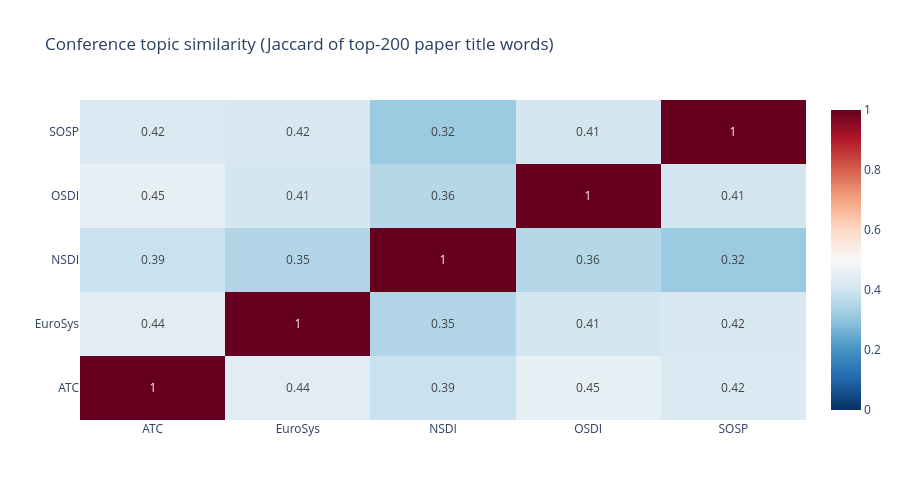

The cell this chart's notebook holds for it:
### Markdown cell above
## 5 · Conference topic-overlap

### Code cell
sim = conference_similarity(editions)
confs = sim.index.tolist()

fig = go.Figure(go.Heatmap(
    z=sim.values,
    x=confs,
    y=confs,
    colorscale="RdBu",
    reversescale=True,
    zmin=0, zmax=1,
    text=np.round(sim.values, 2),
    texttemplate="%{text}",
    hovertemplate="%{y} vs %{x}: %{z:.3f}<extra></extra>",
))
fig.update_layout(
    title="Conference topic similarity (Jaccard of top-200 paper title words)",
    height=500,
)
fig.show()

### Figure 1 — Plotly figure (JSON) as saved in the notebook; plotly's stock layout.template omitted (floating-point values rounded to 4 significant figures)
{"data": [{"colorscale": [[0, "rgb(103,0,31)"], [0.1, "rgb(178,24,43)"], [0.2, "rgb(214,96,77)"], [0.3, "rgb(244,165,130)"], [0.4, "rgb(253,219,199)"], [0.5, "rgb(247,247,247)"], [0.6, "rgb(209,229,240)"], [0.7, "rgb(146,197,222)"], [0.8, "rgb(67,147,195)"], [0.9, "rgb(33,102,172)"], [1, "rgb(5,48,97)"]], "hovertemplate": "%{y} vs %{x}: %{z:.3f}<extra></extra>", "reversescale": true, "text": [[1.0, 0.44, 0.39, 0.45, 0.42], [0.44, 1.0, 0.35, 0.41, 0.42], [0.39, 0.35, 1.0, 0.36, 0.32], [0.45, 0.41, 0.36, 1.0, 0.41], [0.42, 0.42, 0.32, 0.41, 1.0]], "texttemplate": "%{text}", "type": "heatmap", "x": ["ATC", "EuroSys", "NSDI", "OSDI", "SOSP"], "y": ["ATC", "EuroSys", "NSDI", "OSDI", "SOSP"], "z": [[1.0, 0.444, 0.3889, 0.4545, 0.4235], [0.444, 1.0, 0.3514, 0.4085, 0.4184], [0.3889, 0.3514, 1.0, 0.3559, 0.3158], [0.4545, 0.4085, 0.3559, 1.0, 0.4085], [0.4235, 0.4184, 0.3158, 0.4085, 1.0]], "zmax": 1, "zmin": 0}], "layout": {"height": 500, "title": {"text": "Conference topic similarity (Jaccard of top-200 paper title words)"}}}
